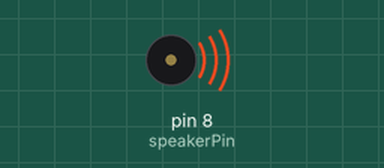
The sketch below on a simulated Arduino Uno, built with avr-gcc and run on an emulated ATmega328P. On the bench: buzzer (waves = sounding).

Above: at 0.1 s.
Timing chart, 0 to 40.0 s (numbered marks = the images above):
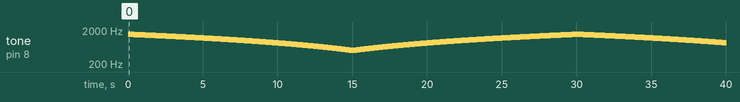

Measured:
- by itself, tone on pin 8 (speakerPin): plays 1500 Hz for 0.02 s, 1499 Hz for 0.02 s, 1498 Hz for 0.02 s, 1497 Hz for 0.02 s, 1496 Hz for 0.02 s, 1495 Hz for 0.02 s … (2663 notes in this stretch)

The sketch:

PortfolioAssignment09.ino
```cpp
int speakerPin = 8;

void setup() {
  pinMode(speakerPin, OUTPUT);
}

void loop() {
  for (int sirenLow = 1500; sirenLow > 500; sirenLow--) {
    tone(speakerPin, sirenLow); // plays a tone of 500Hz for 200ms
    delay(15); // wait 15 ms
  }
  for (int sirenHigh = 500; sirenHigh < 1500; sirenHigh++) {
    tone(speakerPin, sirenHigh); // plays a tone of 1500Hz for 200ms
    delay(15); // wait 15 ms
  }
}
```
